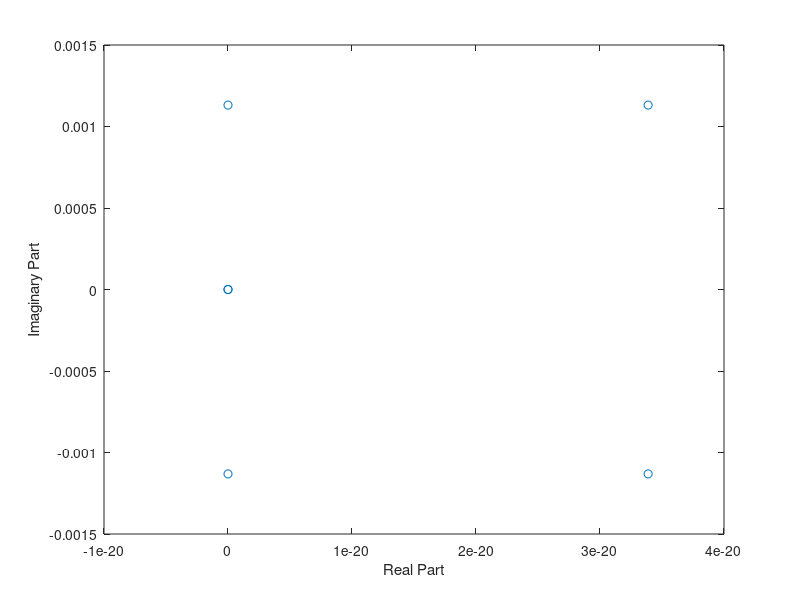
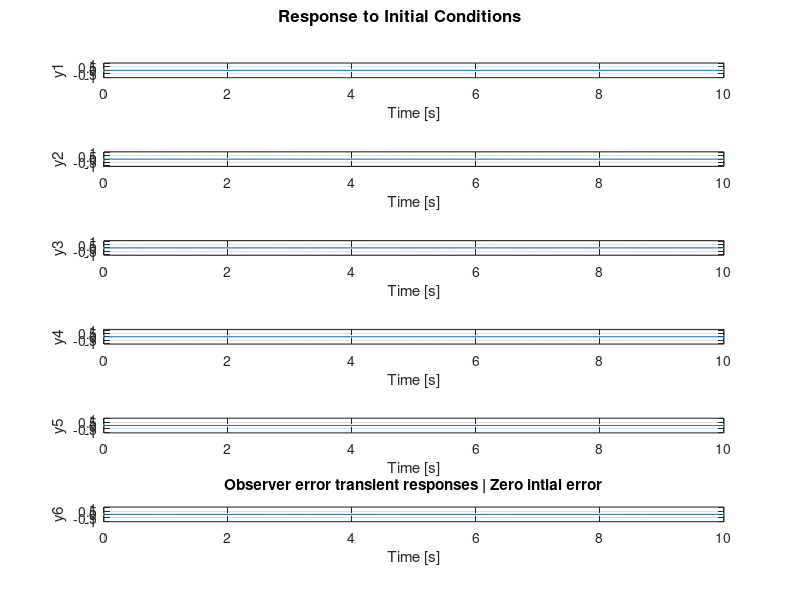
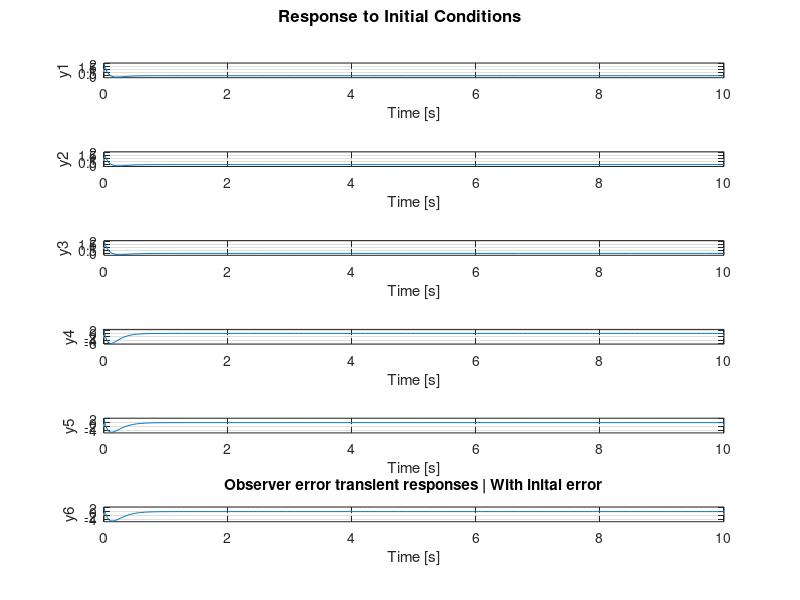

Recreate these plots in MATLAB, in order.
clear; close all

%%%%%% A,B,C,D Matrices %%%%%%
n = sqrt(398600 / 6778^3);
A = [0 0 0 1 0 0;
     0 0 0 0 1 0;
     0 0 0 0 0 1;
     3*n^2 0 0 0 2*n 0;
     0 0 0 -2*n 0 0;
     0 0 -n^2 0 0 0];

B = [0 0 0;
     0 0 0;
     0 0 0;
     1 0 0;
     0 1 0;
     0 0 1];

C = [1 0 0 0 0 0;
     0 1 0 0 0 0;
     0 0 1 0 0 0];

D = [0 0 0;
     0 0 0;
     0 0 0];

nstates = size(A,1); % how many states? 
OLsys = ss(A,B,C,D);

eigVal = eig(A);
[eig_Vec, eig_ValDiag] = eig(A);
figure
plot(eigVal, 'o');
xlabel('Real Part')
ylabel('Imaginary Part')

%% #5 Luenberger Observer 
% todo remove these gains once part 4 is complete
K = zeros(3,6);
F = eye(3);

% check for controllability of observer system
Co_observer = ctrb(A', C');
is_observer_controllable = rank(Co_observer) == nstates

% New augmented state for luenberger observer: Xaug_obs = [x; ex; ey; ez; exdot; eydot; ezdot]

% Specify desired closed-loop poles for the Luenberger observer
desobsvpoles =  [-12 -11 -10 -9, -8, -7]; % TODO : Fine tune 
% Use place command to get Luenberger observer gain
L = (place(A',C',desobsvpoles))';

% define new closed loop observer system
AaugLOCL = [A B*K;
           zeros(nstates) A-L*C];
% BaugLOOL = [B; B]; % open loop version
BaugLOCL = [B*F; zeros(size(B))];
CaugLOCL = [zeros(nstates,nstates), eye(nstates)]; %define errors as outputs (should --> 0)
DaugLOCL = zeros(6,3);
LOCLsys = ss(AaugLOCL, BaugLOCL, CaugLOCL, DaugLOCL);

figure();
initial(LOCLsys,2*zeros(2*nstates,1),10) %initial observer error states zero
title('Observer error transient responses | Zero intial error')

figure();
initial(LOCLsys,2*ones(2*nstates,1),10) %initial observer error states non-zero
title('Observer error transient responses | With inital error')



%%%% SCRIPT STUB %%%%




%%% FUNCTIONS STUB %%%%
